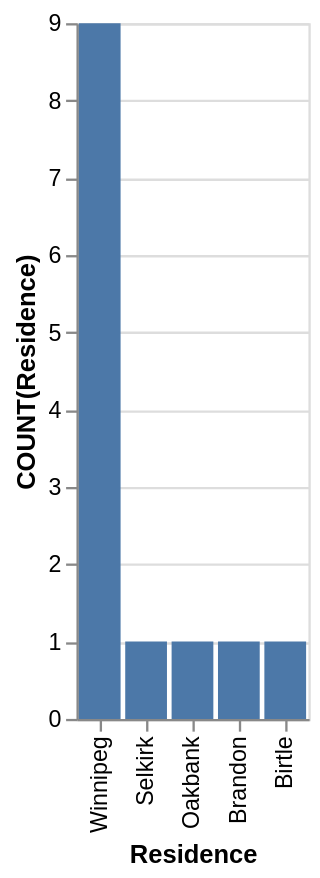

Write the Vega-Lite specification saved for this chart.
### Vega-Lite specification from a JSON file in a GitHub repository (floating-point values rounded to 4 significant figures)
{"data": {"values": [{"x_data": "Winnipeg", "y_data": 9}, {"x_data": "Selkirk", "y_data": 1}, {"x_data": "Oakbank", "y_data": 1}, {"x_data": "Brandon", "y_data": 1}, {"x_data": "Birtle", "y_data": 1}]}, "mark": "bar", "encoding": {"x": {"field": "x_data", "type": "nominal", "title": "Residence", "sort": {"op": "sum", "field": "y_data", "order": "descending"}}, "y": {"field": "y_data", "type": "quantitative", "title": "COUNT(Residence)"}}}
